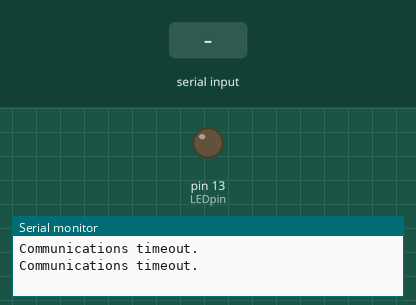
This sketch was run on a simulated Arduino Uno, built with avr-gcc and run on an emulated ATmega328P. On the bench: output pins drawn as LEDs (lit = HIGH), the last lines printed to the serial monitor. Inputs (shaded band) come from the test bench.

Above: at 5.4 s.
5.5 s: "1" received over the second serial link
At 8.15 s:
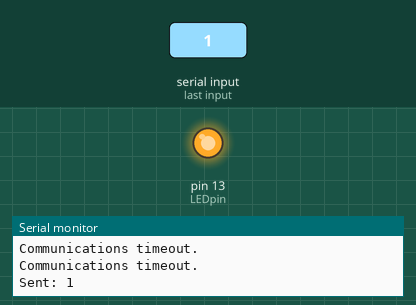
Timing chart, 0 to 15.0 s (numbered marks = the images above; inputs shaded):
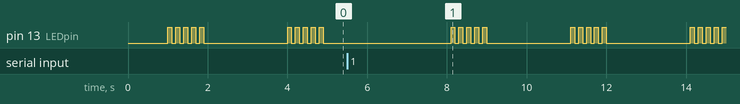

The sketch:

BTmaster.ino
```cpp
//BTmaster.ino: Bluetooth Master, 2 MCUs Talking
//Author: D. Dubins
//Date: 07-Jun-25
//Wiring: MCU master - HC-05:
//+5V - Vcc
//GND - GND
//TXD - Pin 2
//Pin 3 - 1K - RXD - 2K - GND

#define LEDpin 13     // onboard LED
#define RELAY_ON '1'  // char to turn relay on
#define RELAY_OFF '2' // char to turn relay off

// HC-05 Connections
#define RXD 3  // (TX MCU - HC-05 RXD)
#define TXD 2  // (RX MCU - HC-05 TXD)

#include <SoftwareSerial.h>
SoftwareSerial BTSerial(TXD, RXD);  // RX, TX

void setup() {
  pinMode(LEDpin, OUTPUT);  // LEDpin in OUTPUT mode
  Serial.begin(9600);       // start the Serial Monitor
  BTSerial.begin(38400);    // start Serial Bluetooth
  Serial_clear(BTSerial);   // clear the serial buffer
}

void loop() {
  sendBT(RELAY_ON);  // turn relay on
  delay(1000);       // wait a bit
  sendBT(RELAY_OFF); // turn relay off
  delay(1000);       // wait a bit
}

bool sendBT(char i){
  BTSerial.print(i); // send command to BT module
  unsigned long timer=millis();
  bool rcv=false; // received data flag
  while(millis()-timer<1000){ // timeout for response
    if(BTSerial.available()){ // check for response
      rcv=true; // set flag
      delay(100); // wait a bit
      char c = BTSerial.read();
      if(c=='1'){
        Serial.println("Sent: " + (String)i);
        break; // leave loop
      }
      if(c=='0'){
        flashLED(3);  // flash onboard LED
        Serial.println(F("Communications error."));
        break; // leave loop
      }
    }
  }
  if(!rcv){
    flashLED(5);  // flash onboard LED
    Serial.println(F("Communications timeout."));
  }
  Serial_clear(BTSerial); // clear the buffer
}

// To clear serial buffer:
void Serial_clear(SoftwareSerial &serialport) {
  serialport.listen();
  while (serialport.available()){
    byte i = serialport.read();
  }
}

void flashLED(byte n){ // communications error signal
  for(int i=0;i<n;i++){
    digitalWrite(LEDpin,HIGH); // turn LED on
    delay(100);
    digitalWrite(LEDpin,LOW); // turn LED off
    delay(100);
  }
}
```

Measured:
- by itself, pin 13 (LEDpin): repeats every 3.0 s: 4 × (LOW 0.10 s, HIGH 0.10 s), LOW 2.1 s, HIGH 0.10 s
